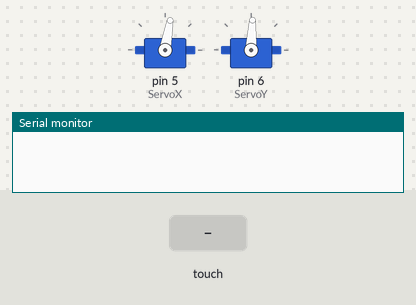
The sketch below on a simulated Arduino Uno, built with avr-gcc and run on an emulated ATmega328P. Parts: 2 × servo, the last lines printed to the serial monitor. Inputs (shaded band) come from the test bench.

Above: at 1.2 s.
1.3 s: touch panel pressed at 13 % / 70 % of its raw x / y range
At 2.0 s:
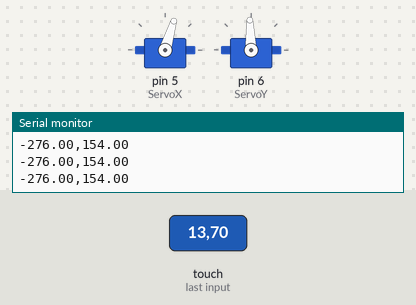
2.8 s: touch panel pressed at 13 % / 10 % of its raw x / y range
At 3.2 s:
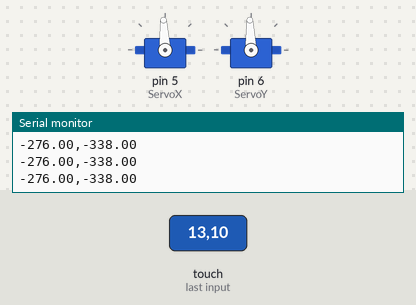
Timing chart, 0 to 5.8 s (numbered marks = the images above; inputs shaded):
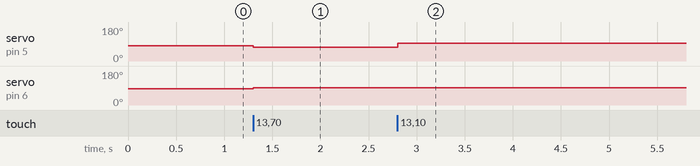

Measured:
- after the input at 1.3 s, servo on pin 5 (ServoX): 80° → 73° at once; servo on pin 6 (ServoY): 87° → 92° at once
- after the input at 2.8 s, servo on pin 5 (ServoX): 73° → 93° at once

The sketch:

bap_lqr.ino
```cpp
#include <TouchScreen.h>
#include <Servo.h>

int servoX_flat = 80;
int servoY_flat = 87;

float Xpix = 0;
float Ypix = 0;
float xS = 0;
float yS = 0;
float x2S = 0;
float x4S = 0;
float prev_x1 = 0;
float prev_x3 = 0;
float EMA_a = 0.1;
float EMA_b = 0.3;

float x1 = 0;
float x2 = 0;
float x3 = 0;
float x4 = 0;

float u1 = 0;
float u2 = 0;

float k3 = -0.5*8.0178;
float k4 = -0.5*8.8288;
float k1 = 0.5*4.6391;
float k2 = 0.5*8.1151;

float t;
float t1;

int Xtarget = 0;
int Ytarget = 0;

Servo ServoX;
Servo ServoY;

#define YP A0
#define XM A1
#define YM 3
#define XP 4
TouchScreen ts = TouchScreen(XP, YP, XM, YM, 90);
TSPoint p;

void setup() {
  // put your setup code here, to run once:

  attachServi();
  resetServi();
  Serial.begin(115200);

}

void loop() {
  // put your main code here, to run repeatedly:

  p = ts.getPoint();

  if(p.x != 0) {

    Xpix = p.x - 500;
    Ypix = p.y - 520;

    xS = (EMA_a * Xpix) + ((1 - EMA_a) * xS);
    yS = (EMA_a * Ypix) + ((1 - EMA_a) * yS);

    t = millis();

    x1 = Xpix/100;
    x2 = (x1 - prev_x1) / (t - t1);
    x3 = Ypix/100;
    x4 = (x3 - prev_x3) / (t - t1);

    //x2S = (EMA_b * x2) + ((1 - EMA_b) * x2S);
    //x4S = (EMA_b * x4) + ((1 - EMA_b) * x4S);

    //x2 = x2S;
    //x4 = x4S;

    prev_x1 = x1;
    prev_x3 = x3;
    t1 = t;

    u1 = (int) -k1*x1 - k2*x2;
    u2 = (int) -k3*x3 - k4*x4;

    Serial.print(Xpix);
    Serial.print(',');
    Serial.println(Ypix);

    ServoY.write(servoY_flat + u1);
    ServoX.write(servoX_flat - u2);
  }
}


void attachServi() {
  ServoX.attach(5);
  ServoY.attach(6);
}

void resetServi() {
  ServoX.write(servoX_flat);
  ServoY.write(servoY_flat);
}
```
